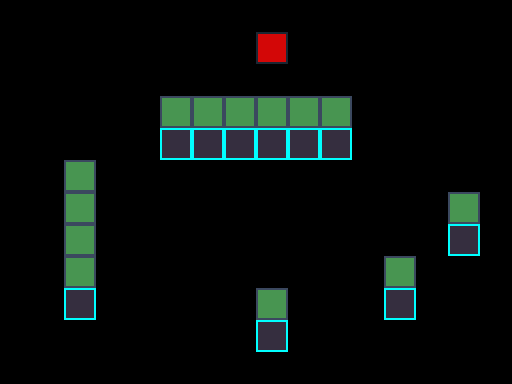

This is a level from a 2D game, rendered from its Tiled map with the project's own tilesets. A one-line summary and the complete map file follow:
An orthogonal 16x12 tile map with 32x32 px tiles, 1 tile layer (Tile Layer 1).

<map version="1.0" tiledversion="1.0.3" orientation="orthogonal" renderorder="right-down" width="16" height="12" tilewidth="32" tileheight="32" nextobjectid="1">
 <tileset firstgid="1" source="Tileset/Tileset.tsx" />
 <layer name="Tile Layer 1" width="16" height="12">
  <data encoding="csv">
0,0,0,0,0,0,0,0,0,0,0,0,0,0,0,0,
0,0,0,0,0,0,0,0,3,0,0,0,0,0,0,0,
0,0,0,0,0,0,0,0,0,0,0,0,0,0,0,0,
0,0,0,0,0,1,1,1,1,1,1,0,0,0,0,0,
0,0,0,0,0,2,2,2,2,2,2,0,0,0,0,0,
0,0,1,0,0,0,0,0,0,0,0,0,0,0,0,0,
0,0,1,0,0,0,0,0,0,0,0,0,0,0,1,0,
0,0,1,0,0,0,0,4,0,0,0,0,0,0,2,0,
0,0,1,0,0,0,0,0,0,0,0,0,1,0,0,0,
0,0,2,0,0,0,0,0,1,0,0,0,2,0,0,0,
0,0,0,0,0,0,0,0,2,0,0,0,0,0,0,0,
0,0,0,0,0,0,0,0,0,0,0,0,0,0,0,0
</data>
 </layer>
</map>
